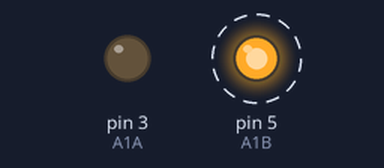
This sketch was run on a simulated Arduino Uno, built with avr-gcc and run on an emulated ATmega328P. Shown: output pins drawn as LEDs (lit = HIGH). Dashed ring = blinking.

Above: at 0.02 s.
Timing chart, 0 to 3.0 s (numbered marks = the images above):
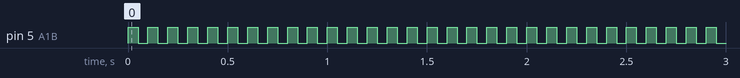

Measured:
- by itself, pin 5 (A1B): alternates HIGH for 0.05 s and LOW for 0.05 s

The sketch:

DC_motor_test_final_1.ino
```cpp
// dc motor
const int A1A = 3;
const int A1B = 5;


void setup() {
  // put your setup code here, to run once:
  Serial.begin(115200);
  pinMode(A1A, OUTPUT);
  pinMode(A1B, OUTPUT);
}

void loop() {
  digitalWrite(A1B, HIGH); // B high CW
  digitalWrite(A1A, LOW);
  delay(50);  // ~ 45 degrees
  digitalWrite(A1A, LOW);
  digitalWrite(A1B, LOW);
  delay(50);

}
```
